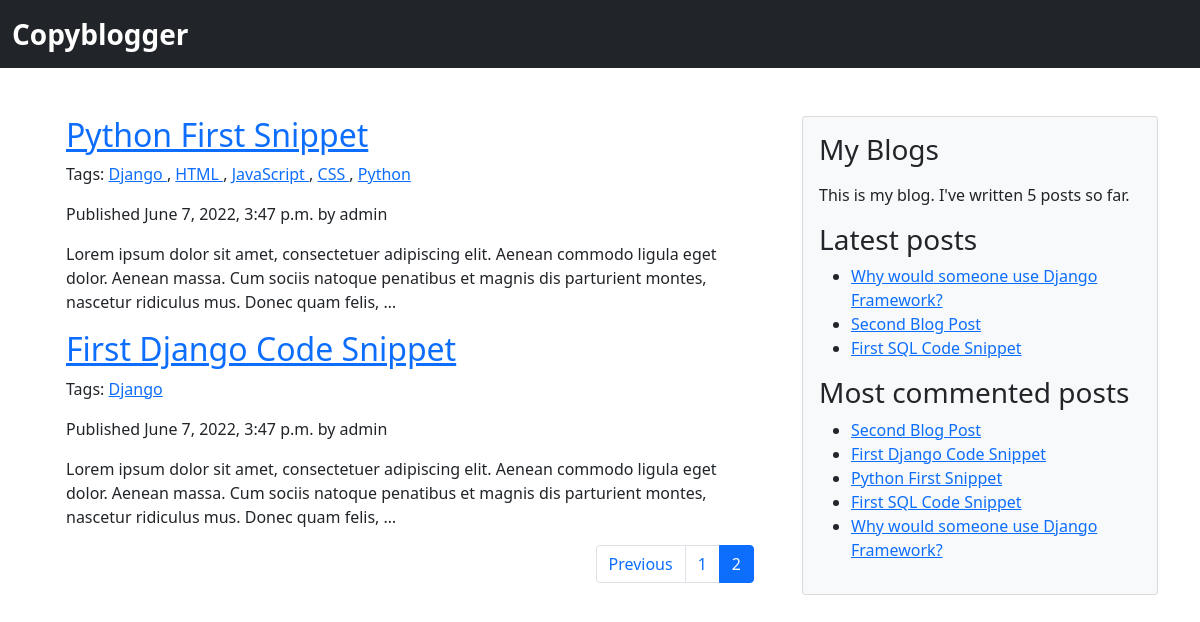
Page /?page=2 on the earlier database version.
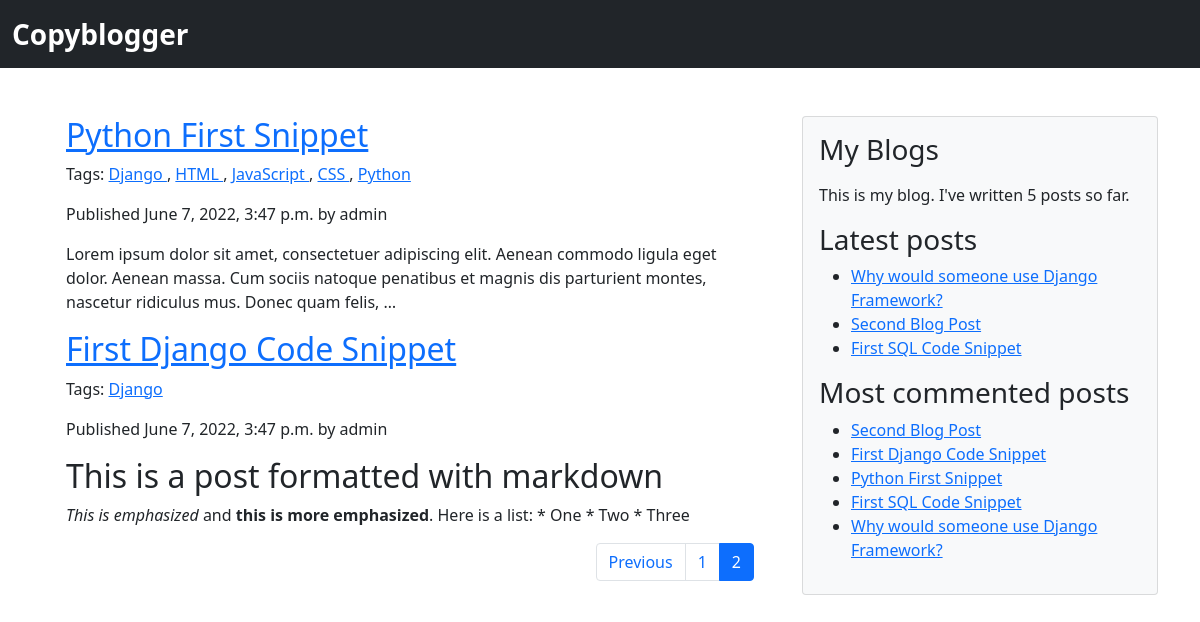
Same page on the later database version.
### blog/models.py (models this page shows, shortened)
class Post(models.Model):
    title = models.CharField(max_length=250)
    slug = models.SlugField(max_length=250,
    unique_for_date='publish')
    author = models.ForeignKey(User,
    on_delete=models.CASCADE,
    related_name='blog_posts')
    body = models.TextField()
    publish = models.DateTimeField(default=timezone.now)
    created = models.DateTimeField(auto_now_add=True)
    updated = models.DateTimeField(auto_now=True)
    status = models.CharField(max_length=10,
    choices=STATUS_CHOICES,
    default='draft')
    tags = TaggableManager()
    objects = models.Manager()
    published = PublishedManager()
    class Meta:
        ordering = ('-publish',)
    def get_absolute_url(self):
        return reverse('post_detail',
        args=[self.publish.year,
        self.publish.month,
        self.publish.day, self.slug])

### blog/views.py (the view)
# urls.py: path('', views.post_list, name='post_list'),
def post_list(request , tag_slug=None):
    object_list = Post.published.all()
    tag = None
    if tag_slug:
        tag = get_object_or_404(Tag, slug=tag_slug)
        object_list = object_list.filter(tags__in=[tag])
    paginator = Paginator(object_list, 3) # 3 posts in each page
    page = request.GET.get('page')
    try:
        posts = paginator.page(page)
    except PageNotAnInteger:
        posts = paginator.page(1)
    except EmptyPage:
        posts = paginator.page(paginator.num_pages)
    template_name = 'post/list.html'
    context = {
        'posts' : posts,
        'page' : page,
        'tag': tag
    }
    return render(request, template_name, context)

### blog/managers.py (called while the page is built)
    def get_queryset(self):
        return super(PublishedManager, self).get_queryset().filter(status='published')

### blog/templatetags/blog_tags.py (called while the page is built)
@register.simple_tag
def total_posts():
    return Post.published.count()

@register.inclusion_tag('blog/post/latest_posts.html')
def show_latest_posts(count=5):
    latest_posts = Post.published.order_by('-publish')[:count]
    return {'latest_posts': latest_posts}

@register.simple_tag
def get_most_commented_posts(count=5):
    return Post.published.annotate(
    total_comments=Count('comments')
    ).order_by('-total_comments')[:count]

@register.filter(name='markdown')
def markdown_format(text):
    return mark_safe(markdown.markdown(text))

### blog/templates/blog/post/list.html (shortened to what this page needs)
{% extends 'base.html' %}
{% load blog_tags %}
{% block content %}
    <div class="container my-5">
        <div class="row justify-content-center">
            <div class="col-12">
                {% for post in posts %}
                    <h2>
                    <a href="{{ post.get_absolute_url }}">
                    {{ post.title }}
                    </a>
                    </h2>
                    <p class="tags">
                        Tags:
                        {% for tag in post.tags.all %}
                        <a href='{% url "post_list_by_tag" tag.slug %}'>
                        {{ tag.name }}
                        </a>
                        {% if not forloop.last %}, {% endif %}
                        {% endfor %}
                        </p>
                    <p class="date">
                        Published {{ post.publish }} by {{ post.author }}
                    </p>
                    {{ post.body|markdown|truncatewords_html:30 }}
                {% endfor %}
                {% include "pagination.html" with page=posts %}
            </div>
        </div>
    </div>
{% endblock %}

### blog/templates/blog/base.html (shortened to what this page needs)
{% load static blog_tags %}
<!doctype html>
<html lang="en">
<head>
    <link rel="stylesheet" href="{% static 'css/bootstrap.min.css' %}">
</head>
<body>
    {% block header %}
        {% include 'header.html' %}
    {% endblock header %}
    <div class="container">
        <div class="row">
            <div class="col-12 col-lg-8">
                {% block content %}
                {% endblock content %}
            </div>
            <div class="col-12 col-lg-4">
                <div class="card bg-light my-5">
                    <div class="card-body">
                        <h3 class="mb-3">
                            My Blogs
                        </h3>
                        <p>This is my blog. I've written {% total_posts %} posts so far.</p>
                        <h3>Latest posts</h3>
                        {% show_latest_posts 3 %}
                        <h3>Most commented posts</h3>
{% get_most_commented_posts as most_commented_posts %}
<ul>
{% for post in most_commented_posts %}
<li>
<a href="{{ post.get_absolute_url }}">{{ post.title }}</a>
</li>
{% endfor %}
</ul>
                    </div>
                </div>
            </div>
        </div>
    </div>
</body>
</html>

### blog/templates/blog/header.html
<nav class="navbar navbar-expand-lg navbar-dark bg-dark">
  <div class="container-fluid">
    <a class="navbar-brand fs-3 fw-bolder" href="{% url 'post_list' %}">Copyblogger</a>
  </div>
</nav>

### blog/templates/blog/pagination.html (shortened to what this page needs)
    <nav aria-label="Page navigation example my-5">
        <ul class="pagination justify-content-end">
            {% if page.has_previous %}
                <li class="page-item"><a class="page-link" href="?page={{ page.previous_page_number }}">Previous</a></li>
            {% endif %}
            {% for i in page.paginator.page_range %}
            {% if page.number == i %}
                <li class="page-item active">
                    <span class="page-link">{{ i }}</span>
                </li>
            {% else %}
              <li class="page-item"><a class="page-link" href="?page={{ i }}">{{ i }}</a></li>
            {% endif %}
          {% endfor %}
        </ul>
      </nav>

### blog/templates/blog/post/latest_posts.html
<ul>
{% for post in latest_posts %}
<li>
<a href="{{ post.get_absolute_url }}">{{ post.title }}</a>
</li>
{% endfor %}
</ul>

Differences in the rows shown:
changed Post "First Django Code Snippet": body "Lorem ipsum dolor sit amet, consectetuer adipiscing elit. Aenean commodo ligula eget dolor. Aenean massa. Cum sociis natoque penatibus et magnis dis parturient montes, nascetur ridiculus mus. Donec quam felis, …" → "This is a post formatted with markdown This is emphasized and this is more emphasized . Here is a list: * One * Two * Three"
